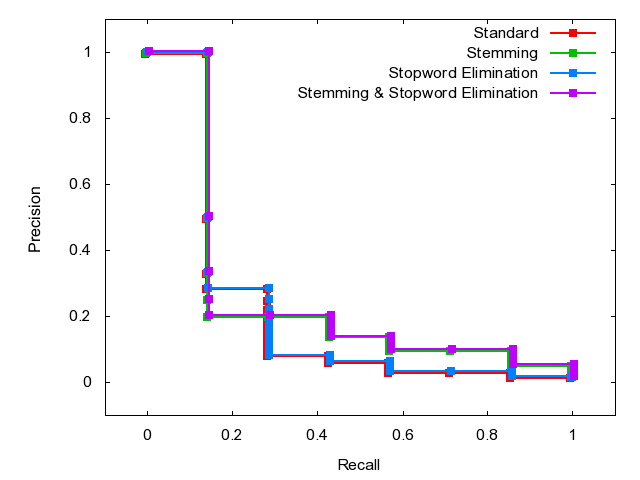

This chart was generated by the following gnuplot code:

	set terminal png
	set output 'Q31.png'
	set ylabel 'Precision'
	set xlabel 'Recall'
	set xrange [-0.1:1.1]
	set yrange [-0.1:1.1]
	plot 'Q31.dat' index 0 using 1:2 w linespoints lw 2 pt 5 title 'Standard', \
'Q31.dat' index 1 using 1:2 w linespoints lw 2 pt 5 title 'Stemming', \
'Q31.dat' index 2 using 1:2 w linespoints lw 2 pt 5 title 'Stopword Elimination', \
'Q31.dat' index 3 using 1:2 w linespoints lw 2 pt 5 title 'Stemming & Stopword Elimination'
